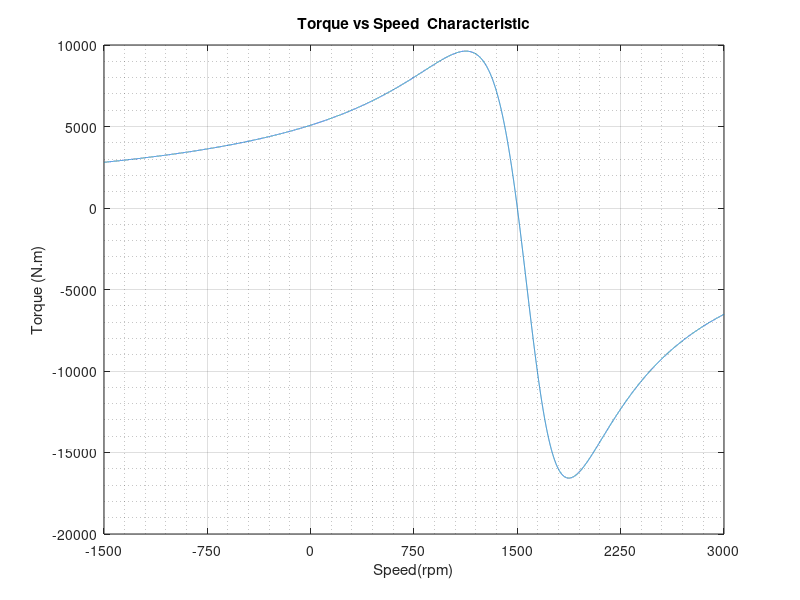

This figure's MATLAB source:

%% EE362 HW#1

%% NAME: _JOSEPH HENRY_
%% STUDENT NUMBER: 123456


%%
% Change your .m file name to the following:
% name_surname_ID_hw1.m

% Please add axis names, legends, titles etc. in all your plots

% Use the already defined variable names whenever possible

% Examine the whole template before you start

% Delete the hints, guidelines etc. given in this template when you prepare
% your solution

% Note that, MATLAB trigonometric functions use radians, not degrees
% Indexes in MATLAB start at 1, not 0


%%
% Q.1)

%Locked Rotor Test 
P_lock= 4000; %W
V_lock=34; %V
I_lock= 250; %A

% No Load Test
P_no= 4500; %W
V_no=400 ; % V
I_no= 8.5 ; %A

%Loss
Rot_Loss= 4500 ; %W

% Measurement
R_dc= 0.06; %ohm

% 
V_1= 690; % V
P_1= 700000 ; %W
p=4; %number
f=50; % Hz


%% A

R_1= (R_dc/2)*1.1; % ohm ( 1.1 skin effect constant ...
                       ... 50Hz
% Locked Rotor Test
R_2p= P_lock/(I_lock^2) -R_1; % ohm
X_1=sqrt((V_lock/I_lock)^2- (R_1+R_2p)^2)/2; %ohm
X_2p=X_1;
fprintf("R_1 is equal to %f. \nR_2' is equal %f. \nX_1 and X_2' are equal %f. \n", R_1,R_2p,X_1);

% No load Test
P_c= P_no-(Rot_Loss/3); %W
R_c= V_no^2/ P_c; %ohm
X_m= 1/(sqrt((I_no/V_no)^2- (1/R_c^2))); % ohm

fprintf("R_c is equal to %f. \nX_m is equal %f. \n", R_c,X_m);


%% B
n_s = 120*f/p;
display(n_s);


%% C
s_Tmax= R_2p/sqrt(R_1^2 +(X_1+X_2p)^2); % slip
display(s_Tmax);

%% D
ws=2*pi*n_s/60;
V_1=V_1/sqrt(3);
T_max= (3/2)*V_1^2*(1/(ws*((R_1 + sqrt(R_1^2+(X_1+X_2p)^2)))));
display(T_max)

%% E
T_st= (3*V_1^2*R_2p)/(ws*((R_1+R_2p)^2+ (X_1+X_2p)^2));
display(T_st)

%% F
s = -1:0.0001:2;
n_r= (1-s)*n_s;
T_mech= (3*V_1^2*R_2p)./(ws.*s.*((R_1 +R_2p./s).^2 +(X_1+X_2p)^2));

a=figure(1);
plot(s,T_mech);
xt = get(gca, 'XTick');
xtl = linspace(3000, -1500,numel(xt));
set(gca, 'XTick',xt, 'XTickLabel',xtl);
set(gca,'xdir','reverse');
title('Torque vs Speed  Characteristic' );
curtick = get(gca, 'YTick');
ylabel('Torque (N.m)');
xlabel('Speed(rpm)')
set(gca, 'YTickLabel', cellstr(num2str(curtick(:))));
grid on;
grid minor;

%% G
% What happens to the maximum torque when the terminal voltage is increased?
fprintf('Increases\n');

%What happens to the maximum torque when external resistances are connected to the rotor windings?
fprintf('No change\n');

% What happens to the starting torque when the terminal voltage is increased?
fprintf('Increases\n');

% What happens to the starting torque when external resistances are connected to the rotor windings?
fprintf('Increases\n');

%% h
s1=0.05;
T_load= (3*V_1^2*R_2p)./(ws.*s1.*((R_1 +R_2p./s1).^2 +(X_1+X_2p)^2));
n_r1= n_s*(1-s1); % rpm

display(T_load);
display(n_r1);

%% I
w_r1= n_r1*2*pi/60; % rad/sec
P_mech= T_load*w_r1;
P_out= P_mech-Rot_Loss;
I_2p=sqrt((P_mech*s1)/(3*R_2p*(1-s1)));
P_cur= 3*I_2p^2*R_2p;
P_cus= 3*I_2p^2*R_1;
Pg=P_mech+P_cur;
Pc= 3*V_1^2/R_c;
Pin= Pc+P_cus+Pg;
Eff= (P_out/Pin)*100;

fprintf('Efficiency is equal to %f percentage\n', Eff);
fprintf('Input Power : %f W \n', Pin);
fprintf('Output Power : %f W \n', P_out);
fprintf('Cupper Loss in Stator Side : %f W \n', P_cus);
fprintf('Core Loss: %f W \n', Pc);
fprintf('Air Gap Power: %f W \n', Pg);
fprintf('Cupper Loss in Rotor Side: %f W \n', P_cur);
fprintf('Mechanical Power: %f W \n', P_mech);
fprintf('Rotational Loss: %f W \n', Rot_Loss);








%% After you finished
% Run the following command from Matlab terminal (command window)
% Generate a report of your .m file as pdf and
% ONLY upload the PDF file to ODTUClass.

% publish('name_surname_ID_hw1.m','pdf')

